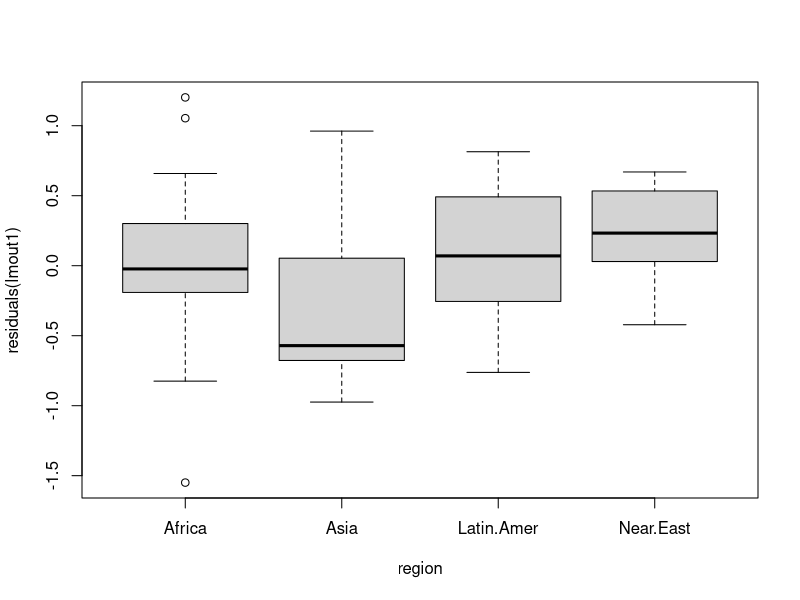
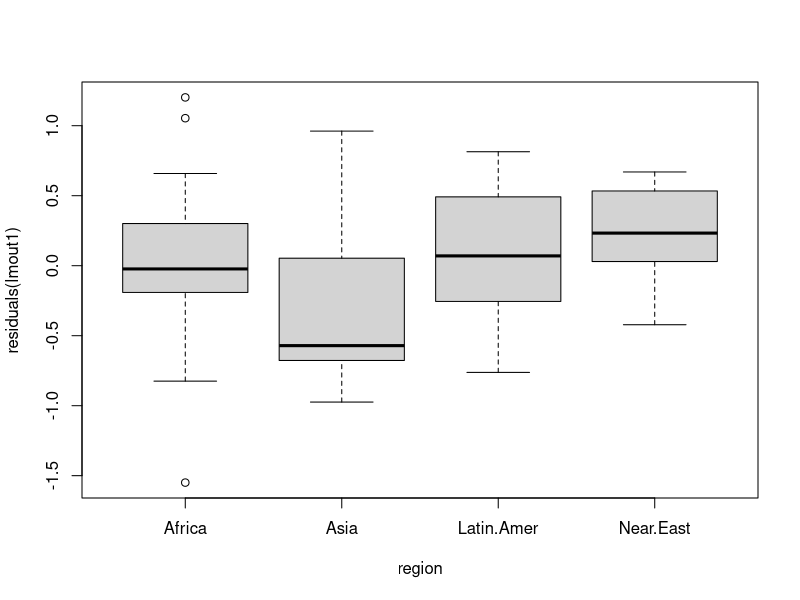
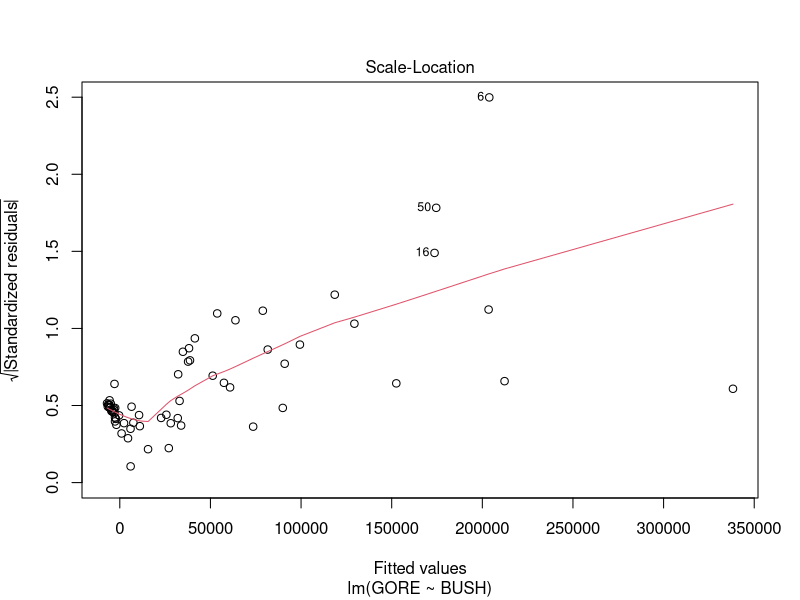
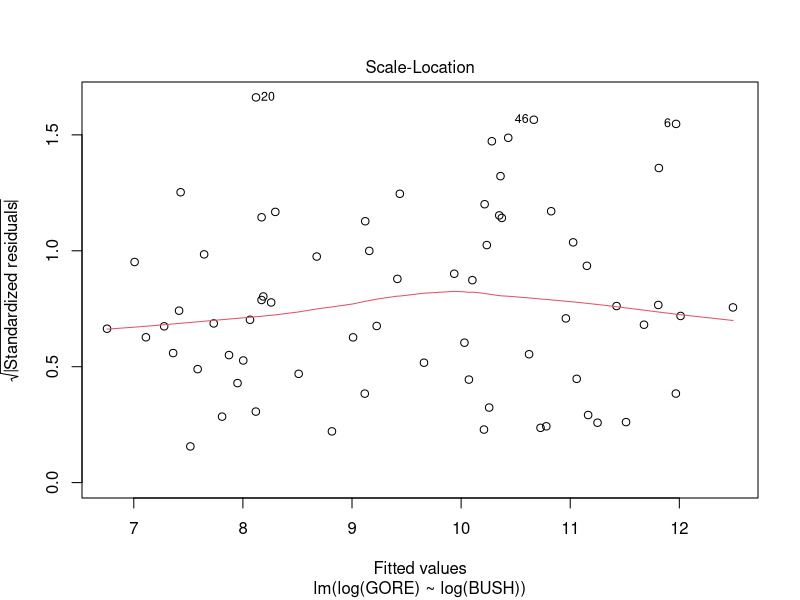

The R script that drew these images, in order:
############################################

#   Goverment 1001
#   Section 9 - Tools for Multiple Regression
#                 
#   April 19, 2007
#   
#   Prof: Adam Glynn
#   TF: Mike Kellermann

############################################

#   Goals for today:

#   1) Discuss HW7/HW8

#   2) Hypotheses about multiple coefficients

#   3) Robust standard errors

#   4) Interactions/powers

#   5) Presenting results

#   6) Finding a reasonable model

############################################




#   1) Discuss HW7/HW8

#   What did you have questions about on HW7 or HW8?  
#   

#   2) Hypotheses about multiple coefficients

#   We know how to do a hypothesis test for a single coefficient in a 
#   multiple regression, but what if we want to test a hypothesis about 
#   a whole set of coefficients?  We can do this with an F test.

#   Let's say we are looking at the Robey data on fertility and contraceptive
#   use.  The model that we fit was 

library(car)
data(Robey)
attach(Robey)

lmout1 <- lm(tfr ~ contraceptors)
summary(lmout1)
plot(residuals(lmout1) ~ region)

#   In the homework, we saw that there appeared to be some dependence of the 
#   residuals on the region in which the country was located.  One way to 
#   deal with this is to add dummy variables for each region.  Since region
#   is a factor variable, you just have to include it in the lm function:

lmout2 <- lm(tfr ~ contraceptors + region)
summary(lmout2)
plot(residuals(lmout1) ~ region)

#   Whenever you add a multi-category factor variable to a model, you have 
#   to leave one of the categories out.  This is called the 'reference
#   category'.  In this case, the reference category is Africa.

#   None of the region dummies is significant at alpha=0.05 taken together.
#   But can we reject the null that they are all equal to zero?  This is an
#   F test.  

#   Remember that you can calculate an F statistic for comparing two nested 
#   models using the R^2 from each model.  The easiest way to do this, though,
#   is to use the anova() function in R:

anova(lmout1, lmout2)

#   So, we get an F statistic of 1.7764, which has a p-value of 0.1652. 
#   We can't reject the null that all of the region dummies have 
#   coefficients equal to 0.  On the other hand, it really doesn't affect 
#   the quantity of interest (the coefficient on contraceptors), so we might 
#   still report the results from the larger model.

#   Remember that an F-test comparing two models that differ by only one 
#   term is equivalent to a t-test for the coefficient on that variable:

lmout3 <- lm(tfr ~  region)
summary(lmout3)
anova(lmout2, lmout3)

#  3) Robust standard errors

#  Remember that the biggest problem with non-constant error variance is 
#  not that the point estimates that we get will be screwed up, but that
#  our estimated standard errors will be wrong.

#  Sometimes there are transformations that we can make to the data
#  to fix this problem; remember the Florida dataset:

data(Florida)
attach(Florida)

lmfl <- lm(GORE ~ BUSH)
plot(lmfl, which=3)

#  Taking the log of both sides fixes the problem; this is called a 
#  "variance stabilizing" transformation.

lmlogfl <- lm(log(GORE) ~ log(BUSH))
plot(lmlogfl, which=3)

#  Often, though, there is not an obvious way to transform the data; 
#  transforming it could screw up the linearity assumption, which is 
#  much more important, or it could make the results too difficult to 
#  interpret.

#  In these cases, we can attempt to fix up our standard errors after 
#  the fact.  The most common fix is called White robust standard errors.
#  We aren't going to talk about what is going on, but you should know
#  how to calculate them:

#  The hccm() function will give you a robust covariance matrix (don't
#  worry, you don't need to know what that means).

hccm.out <- hccm(lmfl)

#  You get the standard errors by taking the diagonal of the hccm object
#  and then taking the square root of that.

white.se <- sqrt(diag(hccm.out))
white.se

#  Let's compare these to the "normal" standard errors:

summary(lmfl)
cbind(summary(lmfl)$coef, white.se)

#  4) Interactions/powers

#  On the board
